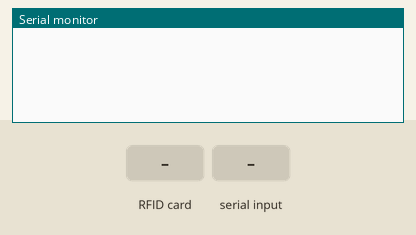
Simulated run of this sketch. Board: Arduino Uno, built with avr-gcc and run on an emulated ATmega328P. Parts: the last lines printed to the serial monitor. The test bench sets the inputs (shaded band).

Above: at 1.2 s.
1.3 s: RFID card DE AD BE EF held to the reader
At 2.5 s:
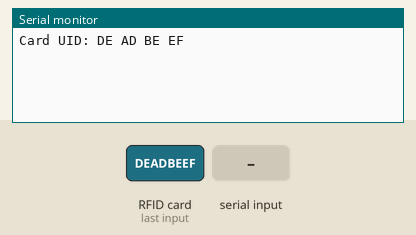
2.8 s: "w" received over Serial
At 4.0 s:
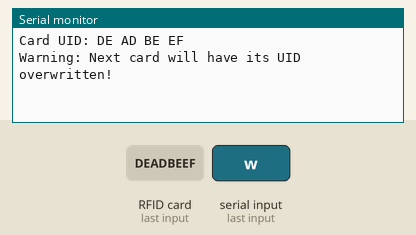
4.3 s: RFID card 5E 7A 19 C4 held to the reader
At 5.5 s:
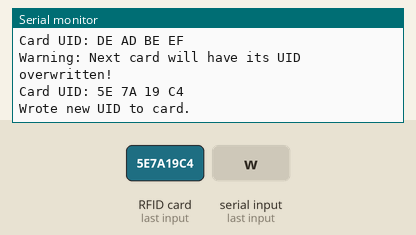
5.8 s: "c" received over Serial
At 6.3 s:
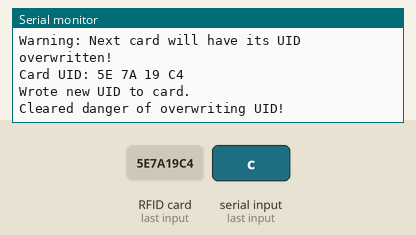

The sketch:

Lesson_21_-_RFID.ino
```cpp
// Lesson 21 -
//#include "RFID.cpp"

// --------------------------------------------------------------------------------------------------------------------
// Example to change UID of changeable MIFARE card.
// --------------------------------------------------------------------------------------------------------------------
// This is a MFRC522 library example; for further details and other examples see: https://github.com/miguelbalboa/rfid
//
// This sample shows how to set the UID on a UID changeable MIFARE card.
// NOTE: for more informations read the README.rst
//
// @author Tom Clement
// @license Released into the public domain.
//
// Typical pin layout used:
// -----------------------------------------------------------------------------------------
//             MFRC522      Arduino       Arduino   Arduino    Arduino          Arduino
//             Reader/PCD   Uno           Mega      Nano v3    Leonardo/Micro   Pro Micro
// Signal      Pin          Pin           Pin       Pin        Pin              Pin
// -----------------------------------------------------------------------------------------
// RST/Reset   RST          9             5         D9         RESET/ICSP-5     RST
// SPI SS      SDA(SS)      10            53        D10        10               10
// SPI MOSI    MOSI         11 / ICSP-4   51        D11        ICSP-4           16
// SPI MISO    MISO         12 / ICSP-1   50        D12        ICSP-1           14
// SPI SCK     SCK          13 / ICSP-3   52        D13        ICSP-3           15
//

#include <SPI.h>
#include <MFRC522.h>

#define RST_PIN   9     // Configurable, see typical pin layout above
#define SS_PIN    10    // Configurable, see typical pin layout above

MFRC522 mfrc522(SS_PIN, RST_PIN);   // Create MFRC522 instance

// Set your new UID here!
#define NEW_UID {0xDE, 0xAD, 0xBE, 0xEF}

MFRC522::MIFARE_Key key;
bool	overwriteUID = false;

void setup() {
	Serial.begin(9600);  // Initialize serial communications with the PC
	while (!Serial);     // Do nothing if no serial port is opened (added for Arduinos based on ATMEGA32U4)
	SPI.begin();         // Init SPI bus
	mfrc522.PCD_Init();  // Init MFRC522 card
//	Serial.println(F("Warning: this example overwrites the UID of your UID changeable card, use with care!"));

	// Prepare key - all keys are set to FFFFFFFFFFFFh at chip delivery from the factory.
	for ( byte i = 0; i < 6; i++ )
		key.keyByte[i] = 0xFF;
}

// Setting the UID can be as simple as this:
//void loop() {
//  byte newUid[] = NEW_UID;
//  if ( mfrc522.MIFARE_SetUid(newUid, (byte)4, true) ) {
//    Serial.println("Wrote new UID to card.");
//  }
//  delay(1000);
//}

// But of course this is a more proper approach
void loop() {

	// Look for new cards, and select one if present
	if ( !mfrc522.PICC_IsNewCardPresent() || !mfrc522.PICC_ReadCardSerial() ) {
		if ( Serial.available() ) {
			char	bisou = Serial.read();
			if ( bisou == 'w' ) {
				// Write
				overwriteUID = true;
				Serial.println( F("Warning: Next card will have its UID overwritten!") );
			} else if ( bisou == 'c' ) {
				// Cancel
				overwriteUID = false;
				Serial.println( F("Cleared danger of overwriting UID!") );
			}
		}
		delay(50);
		return;
	}

	// Now a card is selected. The UID and SAK is in mfrc522.uid.

	// Dump UID
	Serial.print( F("Card UID:") );
	for (byte i = 0; i < mfrc522.uid.size; i++) {
		Serial.print(mfrc522.uid.uidByte[i] < 0x10 ? " 0" : " ");
		Serial.print(mfrc522.uid.uidByte[i], HEX);
	}
	Serial.println();

// Dump PICC type
//  MFRC522::PICC_Type piccType = mfrc522.PICC_GetType(mfrc522.uid.sak);
//  Serial.print(F("PICC type: "));
//  Serial.print(mfrc522.PICC_GetTypeName(piccType));
//  Serial.print(F(" (SAK "));
//  Serial.print(mfrc522.uid.sak);
//  Serial.print(")\r\n");
//  if (  piccType != MFRC522::PICC_TYPE_MIFARE_MINI
//    &&  piccType != MFRC522::PICC_TYPE_MIFARE_1K
//    &&  piccType != MFRC522::PICC_TYPE_MIFARE_4K) {
//    Serial.println(F("This sample only works with MIFARE Classic cards."));
//    return;
//  }

	// Set new UID
	if ( overwriteUID ) {
		overwriteUID = false;
		byte newUid[] = NEW_UID;
		if ( mfrc522.MIFARE_SetUid(newUid, (byte)4, true) )
			Serial.println(F("Wrote new UID to card."));
	}

	// Halt PICC and re-select it so DumpToSerial doesn't get confused
	mfrc522.PICC_HaltA();
	if ( !mfrc522.PICC_IsNewCardPresent() || !mfrc522.PICC_ReadCardSerial() )
		return;

	// Dump the new memory contents
	Serial.println(F("New UID and contents:"));
	mfrc522.PICC_DumpToSerial( &mfrc522.uid );

	delay(2000);
}
```

Measured:
- after the input at 1.3 s, the serial monitor: prints a new line at once (image 1)
- after the input at 2.8 s, the serial monitor: prints a new line at once (image 2)
- after the input at 4.3 s, the serial monitor: prints a new line after 0.06 s (image 3)
- after the input at 5.8 s, the serial monitor: prints a new line at once (image 4)
